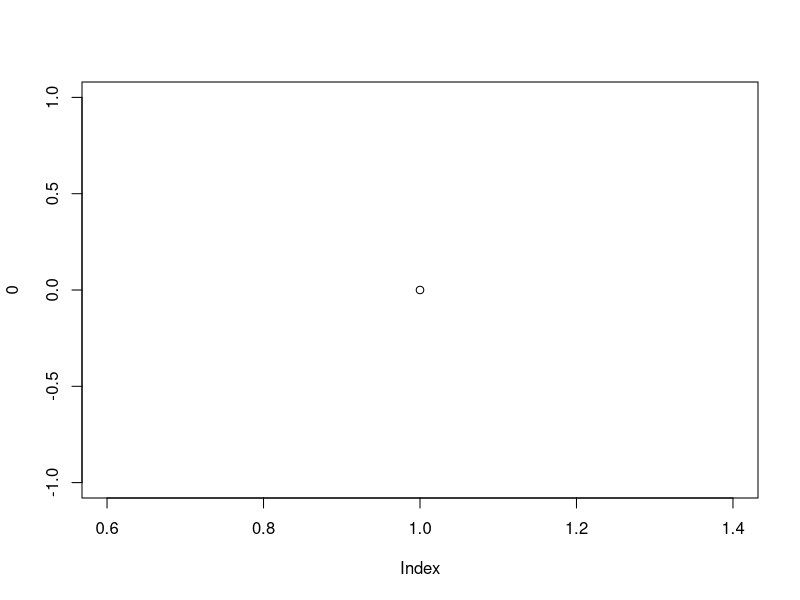

Reproduce this figure in R.
## ---- chunk 1
#| include: false
knitr::opts_knit$set(
  base.dir = here::here("public/")
)

knitr::opts_chunk$set(
  fig.path = here::here("public/")
)
## ---- chunk 2
#| label: element_geom
#| output: false
plot(0)
